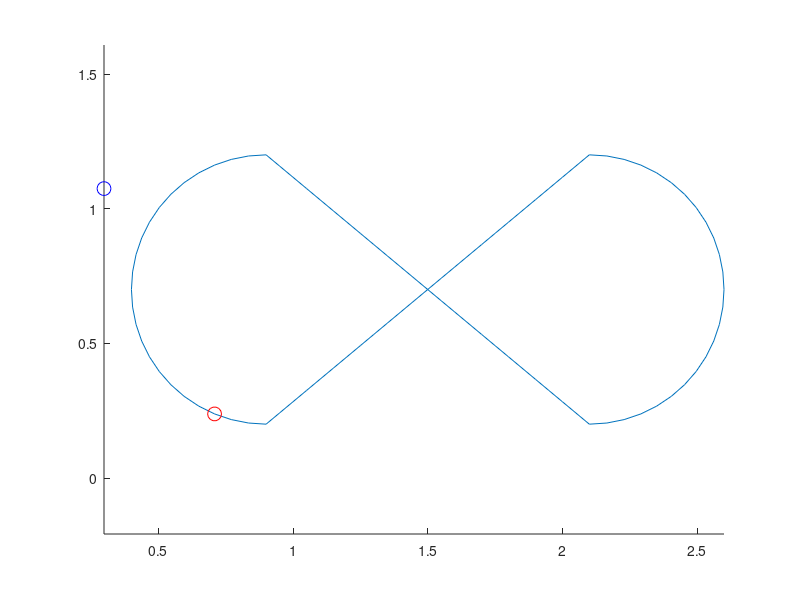

Recreate this plot in MATLAB.
clc
clear

dist_y=0.7

dist_x=0.9

r=0.5

dist_circle=1.2

N=100
%while not N % 4 == 0:
%    N = N + 1

waypoints_x = zeros(N,1)
waypoints_y = zeros(N,1)

p1_x = dist_x
p1_y = dist_y + r
p2_x = dist_x + dist_circle
p2_y = dist_y - r
p3_x = dist_x + dist_circle
p3_y = dist_y + r
p4_x = dist_x
p4_y = dist_y - r

x =  linspace(0,pi,N / 4)
x_circle_r = dist_x - sin(x) * r
y_circle_r = dist_y - cos(x) * r

waypoints_x(1:N/4) = x_circle_r
waypoints_y(1:N/4) = y_circle_r

waypoints_x(N/4+1:2*N/4) = linspace(p1_x, p2_x, N / 4)
waypoints_y(N/4+1:2*N/4) = linspace(p1_y, p2_y, N / 4)

x_circle_l = dist_x + dist_circle + sin(x) * r
y_circle_l = dist_y - cos(x) * r
waypoints_x(2*N/4+1:3*N/4) = x_circle_l
waypoints_y(2*N/4+1:3*N/4) = y_circle_l
waypoints_x(3*N/4+1:4*N/4) = linspace(p3_x, p4_x, N / 4)
waypoints_y(3*N/4+1:4*N/4) = linspace(p3_y, p4_y, N / 4)

angle = zeros(N,1)
for i = 1:N
    left_point = i - 1
    right_point = i + 1
    if i == 1
        left_point = N
        right_point = i + 1
    end
    if i == N
        left_point = i - 1
        right_point = 1
    end
    angle_trajectory = atan2((-waypoints_y(left_point) + waypoints_y(right_point)),(-waypoints_x(left_point) + waypoints_x(right_point)))
    angle(i) = angle_trajectory
    
end

%%
hold on
plot(waypoints_x,waypoints_y)
axis equal



current_goal=4%goal of uboot
plot(waypoints_x(current_goal),waypoints_y(current_goal), 'ro', 'MarkerSize', 10)
current_pos_boat=[rand*3,rand*1.5]
plot(current_pos_boat(1),current_pos_boat(2), 'bo', 'MarkerSize', 10)
